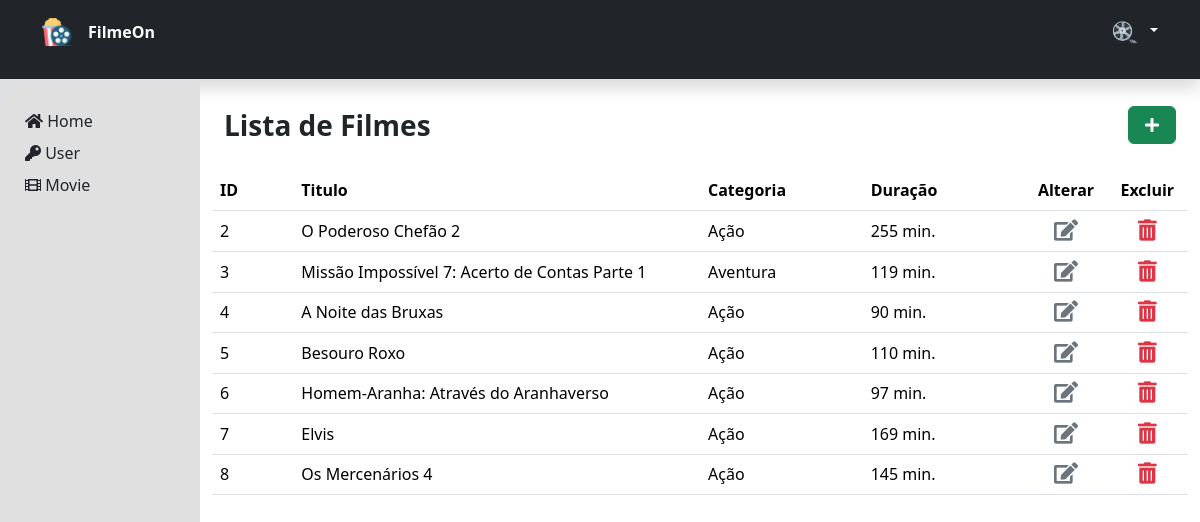
/area-admin/movie/index.php, run on the app's committed database.
### tables this page shows
CREATE TABLE `tbmovie` (
  `idMovie` int(11) NOT NULL,
  `tituloMovie` varchar(50) NOT NULL,
  `descricaoMovie` varchar(200) NOT NULL,
  `duracaoMovie` int(11) NOT NULL,
  `categoriaMovie` varchar(30) NOT NULL,
  `imagemMovie` varchar(50) NOT NULL,
  `trailerMovie` varchar(100) NOT NULL
);

### dao/MovieDao.php (called while the page is built, shortened)
<?php
    class MovieDao{
        public static function selectAll(){
            $conexao = Conexao::conectar();
            $query = "SELECT * FROM tbMovie";
            $stmt = $conexao->prepare($query);
            $stmt->execute();
            return $stmt->fetchAll();
        }
    }
?>

### area-admin/movie/index.php (the view, shortened to what this page needs)
<?php
  require_once '../../dao/movieDao.php';
  $movies = MovieDao::selectAll();
?>
<!DOCTYPE html>
<html lang="pt-br">
<head>
  <link href="https://cdn.jsdelivr.net/npm/bootstrap@5.3.2/dist/css/bootstrap.min.css" rel="stylesheet">
  <link rel="stylesheet" href="https://use.fontawesome.com/releases/v5.3.1/css/all.css">
  <link rel="stylesheet" href="css/style.css">
</head>
<body style="justify-content: center; align-items: center; height: 100vh ">
  <?php
      include('./../../componentes/header-adm.php');
  ?>
  <div class="container-fluid" style="height: 90vh">
    <div class="row h-100">
      <?php
      include('./../../componentes/menu-adm.php');
      ?>
      <div class="col-md-10  p-4 borber">
        <div class="row align-items-center mb-4">
          <div class="col fs-3 fw-semibold">
            Lista de Filmes
          </div>
          <div class="col text-end ">
            <a class="btn btn-success px-3" role="button" aria-disabled="true" href="register.php"><i
                class="fas fa-plus" aria-hidden="true"></i></a>
          </div>
        </div>
        <div class=" row">
          <table class="table table-hover">
            <thead>
              <tr>
                <th class="col-md-1">ID</th>
                <th class="col-md-5">Titulo</th>
                <th class="col-md-2">Categoria</th>
                <th class="col-md-2">Duração</th>
                <th class="text-center col-md-1">Alterar</th>
                <th class="text-center col-md-1">Excluir</th>
              </tr>
              <?php foreach($movies as $movie) { ?>
              <tr>
                <td><?=$movie[0]?></td>
                <td><?=$movie[1]?></td>
                <td><?=$movie[4]?></td>
                <td><?=$movie[3]?> min.</td>
                <td class="text-center">
                  <form action="process.php" method="POST">
                    <button type="submit" class="dropdown-item" ><i
                        class="fas fa-edit fa-lg text-secondary"></i>
                    </button>
                  </form>
                </td>
                <td class="text-center ">
                  <a class="dropdown-item" onclick="modalRemover(<?=$movie[0]?>,'idDeletar')">
                    <i class="fas fa-trash-alt fa-lg text-danger"></i>
                  </a>
                </td>
              <tr>
                <?php } ?>
            </thead>
          </table>
        </div>
      </div>
    </div>
  </div>
</body>
</html>

### css/style.css (style rules this page uses)
a { position: relative; text-decoration: none; }

### data on the page
tbmovie: idMovie "2", tituloMovie "O Poderoso Chefão 2", categoriaMovie "Ação", duracaoMovie "255"
tbmovie: idMovie "3", tituloMovie "Missão Impossível 7: Acerto de Contas Parte 1", categoriaMovie "Aventura", duracaoMovie "119"
tbmovie: idMovie "4", tituloMovie "A Noite das Bruxas", categoriaMovie "Ação", duracaoMovie "90"
tbmovie: idMovie "5", tituloMovie "Besouro Roxo", categoriaMovie "Ação", duracaoMovie "110"
tbmovie: idMovie "6", tituloMovie "Homem-Aranha: Através do Aranhaverso", categoriaMovie "Ação", duracaoMovie "97"
tbmovie: idMovie "7", tituloMovie "Elvis", categoriaMovie "Ação", duracaoMovie "169"
tbmovie: idMovie "8", tituloMovie "Os Mercenários 4", categoriaMovie "Ação", duracaoMovie "145"
